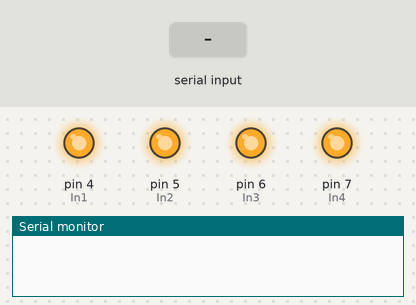
Bench run of a sketch on a simulated Arduino Uno, built with avr-gcc and run on an emulated ATmega328P. Parts: output pins drawn as LEDs (lit = HIGH), the last lines printed to the serial monitor. Inputs (shaded band) come from the test bench.

Above: at 1.2 s.
1.3 s: "0" received over Serial
At 2.5 s:
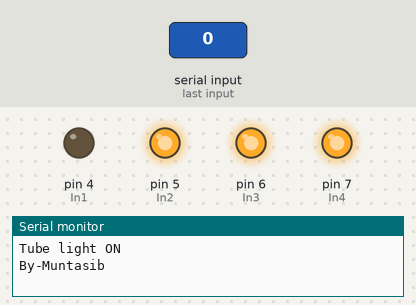
2.8 s: "2" received over Serial
At 3.8 s:
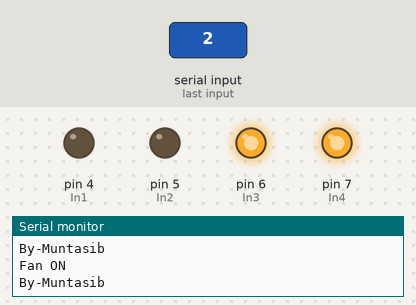
4.3 s: "1" received over Serial
At 4.9 s:
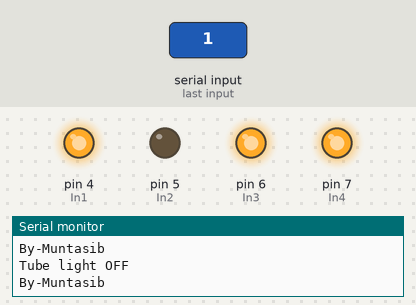
5.8 s: "6" received over Serial
At 6.1 s:
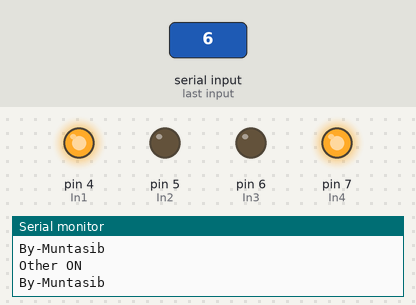
7.3 s: "3" received over Serial
At 8.4 s:
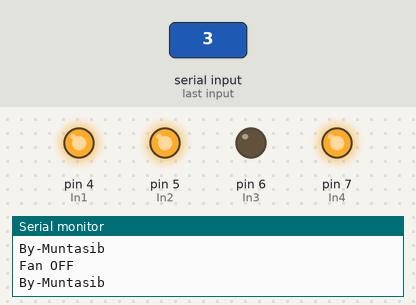
8.8 s: "4" received over Serial
At 9.6 s:
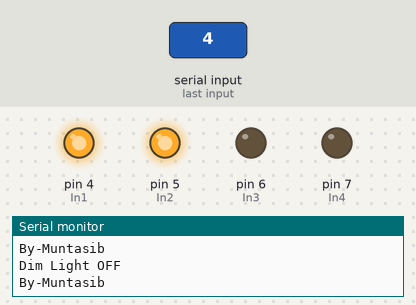
Timing chart, 0 to 11.3 s (numbered marks = the images above; inputs shaded):
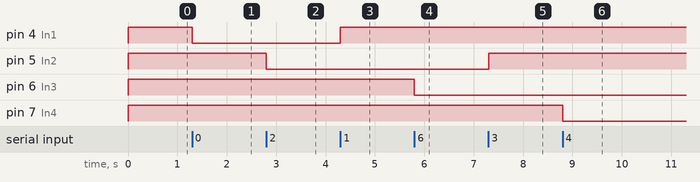

Measured:
- after the input at 1.3 s, pin 4 (In1): HIGH → LOW at once
- after the input at 2.8 s, pin 5 (In2): HIGH → LOW at once
- after the input at 4.3 s, pin 4 (In1): LOW → HIGH at once
- after the input at 5.8 s, pin 6 (In3): HIGH → LOW at once
- after the input at 7.3 s, pin 5 (In2): LOW → HIGH at once
- after the input at 8.8 s, pin 7 (In4): HIGH → LOW at once

The sketch:

sketch_jan21a.ino
```cpp
#define In1 4
#define In2 5
#define In3 6
#define In4 7
int state = 0;
void setup() {
  pinMode(In1, OUTPUT);
  pinMode(In2, OUTPUT);
  pinMode(In3, OUTPUT);
  pinMode(In4, OUTPUT);
  digitalWrite(In1, HIGH);
  digitalWrite(In2, HIGH);
  digitalWrite(In3, HIGH);
  digitalWrite(In4, HIGH);
  Serial.begin(9600); // Default communication rate of the Bluetooth module
}
void loop() {
  if (Serial.available() > 0) { // Checks whether data is comming from the serial port
    state = Serial.read(); // Reads the data from the serial port
  }
  if (state == '0') {
    digitalWrite(In1, LOW);
    Serial.println("Tube light ON\nBy-Muntasib");
    state = 0;
  }
  else if (state == '1') {
    digitalWrite(In1, HIGH);
    Serial.println("Tube light OFF\nBy-Muntasib");
    state = 0;
  }
  else if (state == '2') {
    digitalWrite(In2, LOW);
    Serial.println("Fan ON\nBy-Muntasib");
    state = 0;
  }
  else if (state == '3') {
    digitalWrite(In2, HIGH);
    Serial.println("Fan OFF\nBy-Muntasib");
    state = 0;
  }
  else if (state == '6') {
    digitalWrite(In3, LOW);
    Serial.println("Other ON\nBy-Muntasib");
    state = 0;
  }
  else if (state == '7') {
    digitalWrite(In3, HIGH);
    Serial.println("Other OFF\nBy-Muntasib");
    state = 0;
  }
  else if (state == '4') {
    digitalWrite(In4, LOW);
    Serial.println("Dim Light OFF\nBy-Muntasib");
    state = 0;
  }
  else if (state == '5') {
    digitalWrite(In4, HIGH);
    Serial.println("Dim Light OFF\nBy-Muntasib");
    state = 0;
  }
}
```
